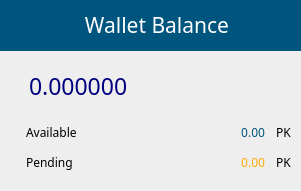
     <widget class="QGroupBox" name="fundsBox">
      <property name="geometry">
       <rect>
        <x>200</x>
        <y>130</y>
        <width>301</width>
        <height>191</height>
       </rect>
      </property>
      <property name="styleSheet">
       <string notr="true">padding: 3px; border: 0px; 
background-color: rgb(238, 238, 238);
color: rgb(0, 0, 0);
font-family: Poppins;</string>
      </property>
      <property name="title">
       <string/>
      </property>
      <widget class="QLabel" name="label_4">
       <property name="geometry">
        <rect>
         <x>20</x>
         <y>150</y>
         <width>121</width>
         <height>25</height>
        </rect>
       </property>
       <property name="font">
        <font>
         <family>Poppins</family>
         <pointsize>-1</pointsize>
        </font>
       </property>
       <property name="styleSheet">
        <string notr="true">color: rgb(0, 0, 0);
background: transparent;
font-family: Poppins;
font-size: 12px;</string>
       </property>
       <property name="text">
        <string>Pending</string>
       </property>
      </widget>
      <widget class="QLabel" name="label_2">
       <property name="geometry">
        <rect>
         <x>20</x>
         <y>120</y>
         <width>111</width>
         <height>24</height>
        </rect>
       </property>
       <property name="font">
        <font>
         <family>Poppins</family>
         <pointsize>-1</pointsize>
        </font>
       </property>
       <property name="styleSheet">
        <string notr="true">color: rgb(0, 0, 0);
background: transparent;
font-family: Poppins;
font-size: 12px;</string>
       </property>
       <property name="text">
        <string>Available</string>
       </property>
      </widget>
      <widget class="QLabel" name="m_actualBalanceLabel">
       <property name="geometry">
        <rect>
         <x>90</x>
         <y>120</y>
         <width>181</width>
         <height>24</height>
        </rect>
       </property>
       <property name="font">
        <font>
         <family>Poppins</family>
         <pointsize>-1</pointsize>
        </font>
       </property>
       <property name="styleSheet">
        <string notr="true">color: rgb(0, 85, 127);
background: transparent;
font-family: Poppins;
font-size: 12px;</string>
       </property>
       <property name="text">
        <string notr="true">0.00</string>
       </property>
       <property name="alignment">
        <set>Qt::AlignRight|Qt::AlignTrailing|Qt::AlignVCenter</set>
       </property>
      </widget>
      <widget class="QLabel" name="m_pendingBalanceLabel">
       <property name="geometry">
        <rect>
         <x>90</x>
         <y>150</y>
         <width>181</width>
         <height>25</height>
        </rect>
       </property>
       <property name="font">
        <font>
         <family>Poppins</family>
         <pointsize>-1</pointsize>
        </font>
       </property>
       <property name="styleSheet">
        <string notr="true">color: rgb(255, 170, 0);
background: transparent;
font-family: Poppins;
font-size: 12px;</string>
       </property>
       <property name="text">
        <string notr="true">0.00</string>
       </property>
       <property name="alignment">
        <set>Qt::AlignRight|Qt::AlignTrailing|Qt::AlignVCenter</set>
       </property>
      </widget>
      <widget class="QLabel" name="m_tickerLabel2">
       <property name="geometry">
        <rect>
         <x>270</x>
         <y>150</y>
         <width>31</width>
         <height>25</height>
        </rect>
       </property>
       <property name="font">
        <font>
         <family>Poppins</family>
         <pointsize>-1</pointsize>
        </font>
       </property>
       <property name="styleSheet">
        <string notr="true">color: rgb(0, 0, 0);
background: transparent;
font-family: Poppins;
font-size: 12px;</string>
       </property>
       <property name="text">
        <string notr="true">PK</string>
       </property>
      </widget>
      <widget class="QLabel" name="m_tickerLabel1">
       <property name="geometry">
        <rect>
         <x>270</x>
         <y>120</y>
         <width>31</width>
         <height>24</height>
        </rect>
       </property>
       <property name="font">
        <font>
         <family>Poppins</family>
         <pointsize>-1</pointsize>
        </font>
       </property>
       <property name="styleSheet">
        <string notr="true">color: rgb(0, 0, 0);
background: transparent;
font-family: Poppins;
font-size: 12px;</string>
       </property>
       <property name="text">
        <string notr="true">PK</string>
       </property>
      </widget>
      <widget class="QLabel" name="label_10">
       <property name="geometry">
        <rect>
         <x>0</x>
         <y>0</y>
         <width>311</width>
         <height>51</height>
        </rect>
       </property>
       <property name="font">
        <font>
         <family>Poppins</family>
         <pointsize>-1</pointsize>
        </font>
       </property>
       <property name="styleSheet">
        <string notr="true">color: rgb(255, 255, 255);
background-color: rgb(0, 85, 127);
font-size: 13px;
font-family: Poppins;</string>
       </property>
       <property name="text">
        <string>&lt;html&gt;&lt;head/&gt;&lt;body&gt;&lt;p align=&quot;center&quot;&gt;&lt;span style=&quot; font-size:16pt;&quot;&gt;Wallet Balance&lt;/span&gt;&lt;/p&gt;&lt;/body&gt;&lt;/html&gt;</string>
       </property>
      </widget>
      <widget class="QLabel" name="m_totalBalanceLabel">
       <property name="geometry">
        <rect>
         <x>20</x>
         <y>60</y>
         <width>291</width>
         <height>51</height>
        </rect>
       </property>
       <property name="minimumSize">
        <size>
         <width>0</width>
         <height>0</height>
        </size>
       </property>
       <property name="font">
        <font>
         <family>Poppins</family>
         <pointsize>-1</pointsize>
        </font>
       </property>
       <property name="styleSheet">
        <string notr="true">color: rgb(0, 0, 127);
background: transparent;
font-family: Poppins;
font-size: 23px;</string>
       </property>
       <property name="text">
        <string notr="true">0.000000</string>
       </property>
       <property name="alignment">
        <set>Qt::AlignLeading|Qt::AlignLeft|Qt::AlignVCenter</set>
       </property>
      </widget>
     </widget>
